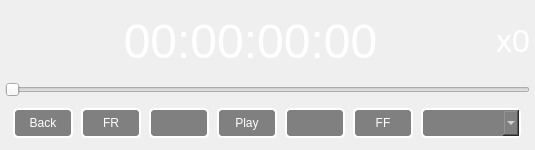
<?xml version="1.0" encoding="UTF-8"?>
<ui version="4.0">
 <class>PhMediaPanel</class>
 <widget class="QWidget" name="PhMediaPanel">
  <property name="geometry">
   <rect>
    <x>0</x>
    <y>0</y>
    <width>535</width>
    <height>150</height>

   </rect>
  </property>
  <property name="windowTitle">
   <string notr="true">Form</string>
  </property>
  <property name="styleSheet">
   <string notr="true">* {
	color: white;
}

PhMediaPanel {
	background: qlineargradient(x1: 1, y1: 0, x2: 1, y2: 1, stop: 0 rgb(40,40,40), stop: 1 black);
     border-style: solid;
     border-width: 4px;
     border-radius: 3px;
     border-color: white;
}

QPushButton, QComboBox{
	 background: grey;
     border-style: outset;
     border-width: 2px;
     border-radius: 5px;
     border-color: white;
}

QLabel#_timecodeLabel{
	padding: 10px;
}</string>
  </property>
  <layout class="QVBoxLayout" name="verticalLayout">
   <property name="spacing">
    <number>0</number>
   </property>
   <property name="leftMargin">
    <number>5</number>
   </property>
   <property name="topMargin">
    <number>0</number>
   </property>
   <property name="rightMargin">
    <number>5</number>
   </property>
   <property name="bottomMargin">
    <number>0</number>
   </property>
   <item>
    <layout class="QHBoxLayout" name="_hLayoutTop" stretch="2,0">
     <item>
      <widget class="QLabel" name="_timecodeLabel">
       <property name="minimumSize">
        <size>
         <width>0</width>
         <height>60</height>
        </size>
       </property>
       <property name="maximumSize">
        <size>
         <width>16777215</width>
         <height>60</height>
        </size>
       </property>
       <property name="palette">
        <palette>
         <active>
          <colorrole role="WindowText">
           <brush brushstyle="SolidPattern">
            <color alpha="255">
             <red>255</red>
             <green>255</green>
             <blue>255</blue>
            </color>
           </brush>
          </colorrole>
          <colorrole role="Button">
           <brush brushstyle="SolidPattern">
            <color alpha="255">
             <red>219</red>
             <green>219</green>
             <blue>219</blue>
            </color>
           </brush>
          </colorrole>
          <colorrole role="Light">
           <brush brushstyle="SolidPattern">
            <color alpha="255">
             <red>0</red>
             <green>0</green>
             <blue>0</blue>
            </color>
           </brush>
          </colorrole>
          <colorrole role="Text">
           <brush brushstyle="SolidPattern">
            <color alpha="255">
             <red>255</red>
             <green>255</green>
             <blue>255</blue>
            </color>
           </brush>
          </colorrole>
          <colorrole role="BrightText">
           <brush brushstyle="SolidPattern">
            <color alpha="255">
             <red>255</red>
             <green>255</green>
             <blue>255</blue>
            </color>
           </brush>
          </colorrole>
          <colorrole role="ButtonText">
           <brush brushstyle="SolidPattern">
            <color alpha="255">
             <red>255</red>
             <green>255</green>
             <blue>255</blue>
            </color>
           </brush>
          </colorrole>
          <colorrole role="Base">
           <brush brushstyle="SolidPattern">
            <color alpha="255">
             <red>231</red>
             <green>231</green>
             <blue>231</blue>
            </color>
           </brush>
          </colorrole>
          <colorrole role="Window">
           <brush brushstyle="SolidPattern">
            <color alpha="255">
             <red>217</red>
             <green>217</green>
             <blue>217</blue>
            </color>
           </brush>
          </colorrole>
          <colorrole role="AlternateBase">
           <brush brushstyle="SolidPattern">
            <color alpha="255">
             <red>0</red>
             <green>0</green>
             <blue>0</blue>
            </color>
           </brush>
          </colorrole>
         </active>
         <inactive>
          <colorrole role="WindowText">
           <brush brushstyle="SolidPattern">
            <color alpha="255">
             <red>255</red>
             <green>255</green>
             <blue>255</blue>
            </color>
           </brush>
          </colorrole>
          <colorrole role="Button">
           <brush brushstyle="SolidPattern">
            <color alpha="255">
             <red>219</red>
             <green>219</green>
             <blue>219</blue>
            </color>
           </brush>
          </colorrole>
          <colorrole role="Light">
           <brush brushstyle="SolidPattern">
            <color alpha="255">
             <red>0</red>
             <green>0</green>
             <blue>0</blue>
            </color>
           </brush>
          </colorrole>
          <colorrole role="Text">
           <brush brushstyle="SolidPattern">
            <color alpha="255">
             <red>255</red>
             <green>255</green>
             <blue>255</blue>
            </color>
           </brush>
          </colorrole>
          <colorrole role="BrightText">
           <brush brushstyle="SolidPattern">
            <color alpha="255">
             <red>255</red>
             <green>255</green>
             <blue>255</blue>
            </color>
           </brush>
          </colorrole>
          <colorrole role="ButtonText">
           <brush brushstyle="SolidPattern">
            <color alpha="255">
             <red>255</red>
             <green>255</green>
             <blue>255</blue>
            </color>
           </brush>
          </colorrole>
          <colorrole role="Base">
           <brush brushstyle="SolidPattern">
            <color alpha="255">
             <red>231</red>
             <green>231</green>
             <blue>231</blue>
            </color>
           </brush>
          </colorrole>
          <colorrole role="Window">
           <brush brushstyle="SolidPattern">
            <color alpha="255">
             <red>217</red>
             <green>217</green>
             <blue>217</blue>
            </color>
           </brush>
          </colorrole>
          <colorrole role="AlternateBase">
           <brush brushstyle="SolidPattern">
            <color alpha="255">
             <red>0</red>
             <green>0</green>
             <blue>0</blue>
            </color>
           </brush>
          </colorrole>
         </inactive>
         <disabled>
          <colorrole role="WindowText">
           <brush brushstyle="SolidPattern">
            <color alpha="255">
             <red>255</red>
             <green>255</green>
             <blue>255</blue>
            </color>
           </brush>
          </colorrole>
          <colorrole role="Button">
           <brush brushstyle="SolidPattern">
            <color alpha="255">
             <red>219</red>
             <green>219</green>
             <blue>219</blue>
            </color>
           </brush>
          </colorrole>
          <colorrole role="Light">
           <brush brushstyle="SolidPattern">
            <color alpha="255">
             <red>0</red>
             <green>0</green>
             <blue>0</blue>
            </color>
           </brush>
          </colorrole>
          <colorrole role="Text">
           <brush brushstyle="SolidPattern">
            <color alpha="255">
             <red>255</red>
             <green>255</green>
             <blue>255</blue>
            </color>
           </brush>
          </colorrole>
          <colorrole role="BrightText">
           <brush brushstyle="SolidPattern">
            <color alpha="255">
             <red>255</red>
             <green>255</green>
             <blue>255</blue>
            </color>
           </brush>
          </colorrole>
          <colorrole role="ButtonText">
           <brush brushstyle="SolidPattern">
            <color alpha="255">
             <red>255</red>
             <green>255</green>
             <blue>255</blue>
            </color>
           </brush>
          </colorrole>
          <colorrole role="Base">
           <brush brushstyle="SolidPattern">
            <color alpha="255">
             <red>217</red>
             <green>217</green>
             <blue>217</blue>
            </color>
           </brush>
          </colorrole>
          <colorrole role="Window">
           <brush brushstyle="SolidPattern">
            <color alpha="255">
             <red>217</red>
             <green>217</green>
             <blue>217</blue>
            </color>
           </brush>
          </colorrole>
          <colorrole role="AlternateBase">
           <brush brushstyle="SolidPattern">
            <color alpha="255">
             <red>0</red>
             <green>0</green>
             <blue>0</blue>
            </color>
           </brush>
          </colorrole>
         </disabled>
        </palette>
       </property>
       <property name="font">
        <font>
         <pointsize>36</pointsize>
        </font>
       </property>
       <property name="text">
        <string notr="true">00:00:00:00</string>
       </property>
       <property name="alignment">
        <set>Qt::AlignCenter</set>
       </property>
       <property name="margin">
        <number>0</number>
       </property>
      </widget>
     </item>
     <item>
      <widget class="QLabel" name="_rateLabel">
       <property name="minimumSize">
        <size>
         <width>0</width>
         <height>60</height>
        </size>
       </property>
       <property name="maximumSize">
        <size>
         <width>16777215</width>
         <height>60</height>
        </size>
       </property>
       <property name="font">
        <font>
         <pointsize>24</pointsize>
        </font>
       </property>
       <property name="text">
        <string notr="true">x0</string>
       </property>
      </widget>
     </item>
    </layout>
   </item>
   <item>
    <widget class="QSlider" name="_slider">
     <property name="orientation">
      <enum>Qt::Horizontal</enum>
     </property>
    </widget>
   </item>
   <item>
    <layout class="QHBoxLayout" name="_hLayoutBottom">
     <property name="topMargin">
      <number>0</number>
     </property>
     <item>
      <widget class="QPushButton" name="_backButton">
       <property name="minimumSize">
        <size>
         <width>60</width>
         <height>30</height>
        </size>
       </property>
       <property name="maximumSize">
        <size>
         <width>60</width>
         <height>30</height>
        </size>
       </property>
       <property name="text">
        <string>Back</string>
       </property>
      </widget>
     </item>
     <item>
      <widget class="QPushButton" name="_fastRewindButton">
       <property name="minimumSize">
        <size>
         <width>60</width>
         <height>30</height>
        </size>
       </property>
       <property name="maximumSize">
        <size>
         <width>60</width>
         <height>30</height>
        </size>
       </property>
       <property name="text">
        <string>FR</string>
       </property>
      </widget>
     </item>
     <item>
      <widget class="QPushButton" name="_previousFrameButton">
       <property name="minimumSize">
        <size>
         <width>60</width>
         <height>30</height>
        </size>
       </property>
       <property name="maximumSize">
        <size>
         <width>60</width>
         <height>30</height>
        </size>
       </property>
       <property name="text">
        <string/>
       </property>
      </widget>
     </item>
     <item>
      <widget class="QPushButton" name="_playButton">
       <property name="minimumSize">
        <size>
         <width>60</width>
         <height>30</height>
        </size>
       </property>
       <property name="maximumSize">
        <size>
         <width>60</width>
         <height>30</height>
        </size>
       </property>
       <property name="text">
        <string>Play</string>
       </property>
      </widget>
     </item>
     <item>
      <widget class="QPushButton" name="_nextFrameButton">
       <property name="minimumSize">
        <size>
         <width>60</width>
         <height>30</height>
        </size>
       </property>
       <property name="maximumSize">
        <size>
         <width>60</width>
         <height>30</height>
        </size>
       </property>
       <property name="text">
        <string/>
       </property>
      </widget>
     </item>
     <item>
      <widget class="QPushButton" name="_fastForwardButton">
       <property name="minimumSize">
        <size>
         <width>60</width>
         <height>30</height>
        </size>
       </property>
       <property name="maximumSize">
        <size>
         <width>60</width>
         <height>30</height>
        </size>
       </property>
       <property name="text">
        <string>FF</string>
       </property>
      </widget>
     </item>
     <item>
      <widget class="QComboBox" name="_rateSelectionBox">
       <property name="minimumSize">
        <size>
         <width>100</width>
         <height>30</height>
        </size>
       </property>
       <property name="maximumSize">
        <size>
         <width>100</width>
         <height>30</height>
        </size>
       </property>
       <property name="editable">
        <bool>false</bool>
       </property>
      </widget>
     </item>
    </layout>
   </item>
  </layout>
 </widget>
 <resources/>
 <connections/>
</ui>
